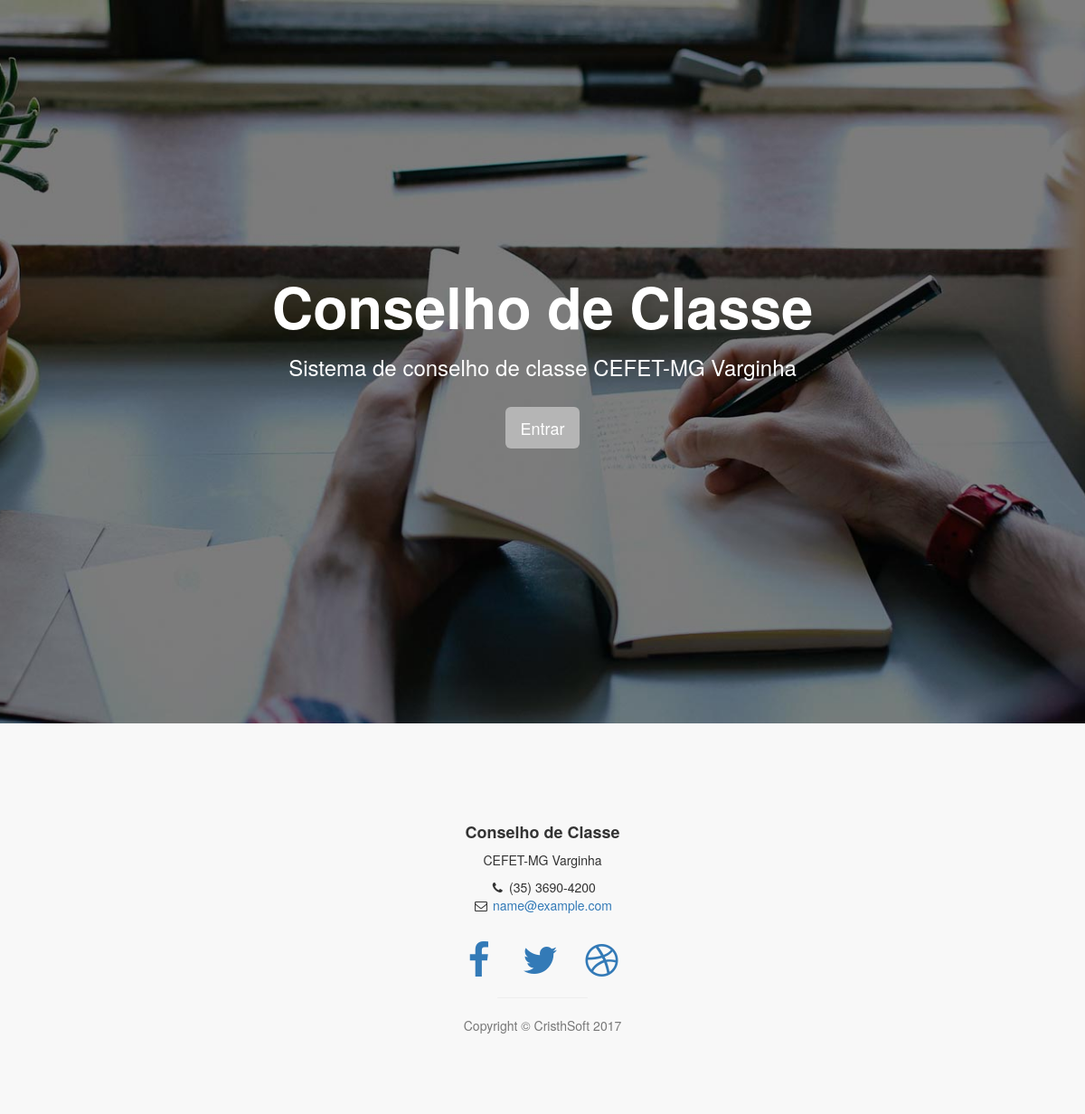
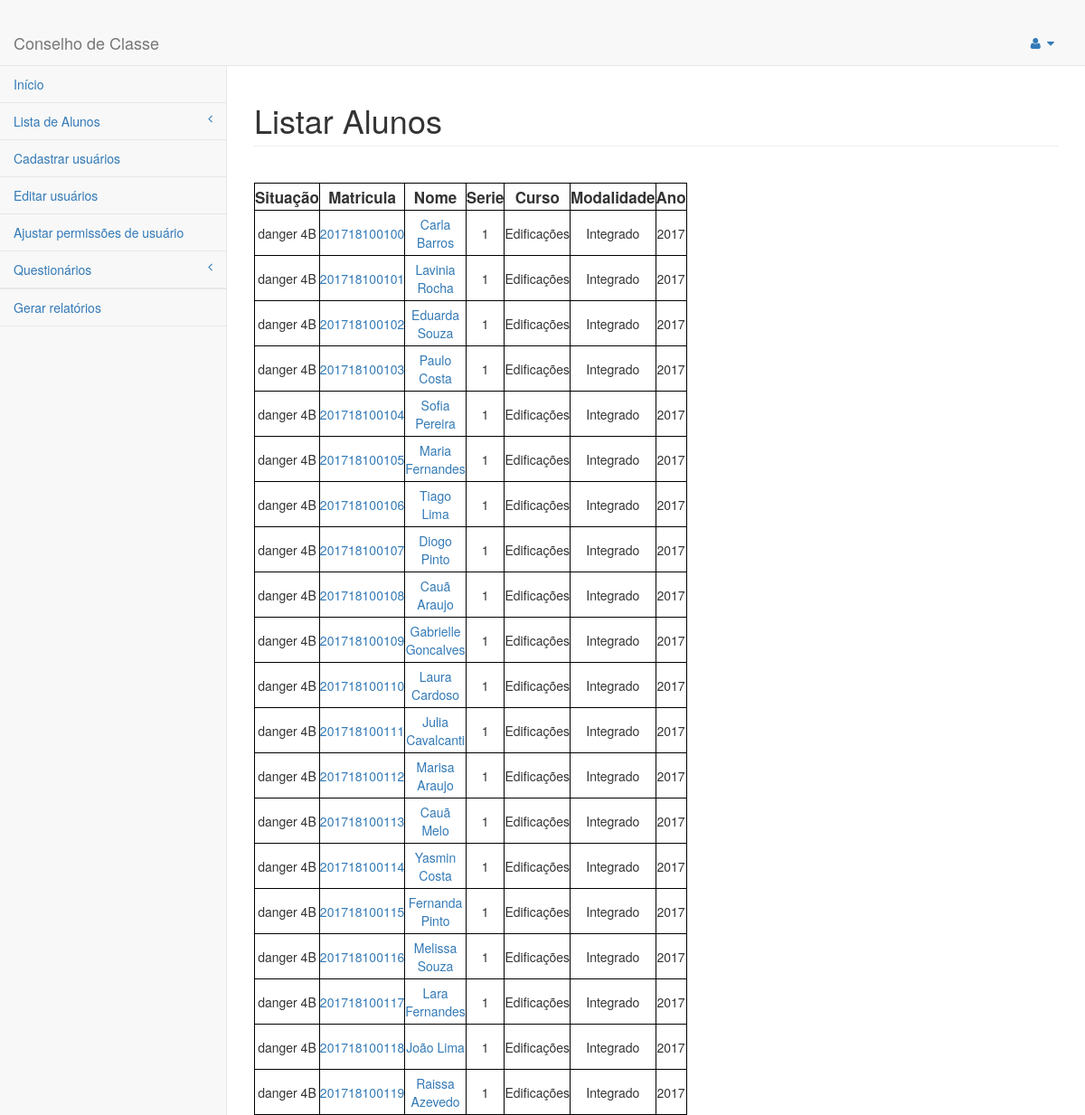
The page /Listar/listar/31/0/0 on the database its author committed (2 pictures, top to bottom).
### tables this page shows
CREATE TABLE `ALUNO` (
  `idALUNO` bigint(20) NOT NULL,
  `NOME` varchar(60) NOT NULL,
  `SITUACAO` int(11) DEFAULT NULL,
  `FOTO` blob
);

CREATE TABLE `TURMA` (
  `idTURMA` int(11) NOT NULL,
  `idCURSO` int(11) NOT NULL,
  `SERIE` int(11) NOT NULL,
  `MODALIDADE` int(2) NOT NULL
);

CREATE TABLE `CURSO` (
  `idCURSO` int(11) NOT NULL,
  `NOME` varchar(45) NOT NULL,
  `MODALIDADE` int(2) NOT NULL
);

CREATE TABLE `MODALIDADE` (
  `idMODALIDADE` int(2) NOT NULL,
  `MODALIDADE` varchar(45) NOT NULL
);

CREATE TABLE `TURMA_has_ALUNO` (
  `ALUNO_idALUNO` bigint(20) NOT NULL,
  `TURMA_idTURMA` int(11) NOT NULL,
  `ANO` int(11) NOT NULL
);

### application/controllers/Listar.php (called while the page is built, shortened)
<?php
    class Listar extends CI_Controller {
        public function __construct(){
            $this->load->library('session');
            if(!$this->session->userdata('login')){
                    $this->load->view('login');
            }
        }
        public function listar($id, $curso, $mod){
			$this->db->select('*');
			$this->db->from('PARAMETRO_DE_RISCO');
			if($id != 0)
				$this->db->where('PARAMETRO_DE_RISCO.idTURMA', $id);
			$this->db->order_by('PARAMETRO_DE_RISCO.NOTA', 'ASC');
			$nota = $this->db->get()->result();
			$this->db->select('*');
			$this->db->from('PARAMETRO_DE_RISCO');
			if($id != 0)
				$this->db->where('PARAMETRO_DE_RISCO.idTURMA', $id);
			$this->db->order_by('PARAMETRO_DE_RISCO.NOTA', 'ASC');
			$freq = $this->db->get()->result();
			$parametros['NOTA'] = $nota[0];
			$parametros['FREQUENCIA'] = $freq[0];
			$this->db->select('ALUNO.NOME AS NOME_ALUNO, ALUNO.idALUNO, TURMA_has_ALUNO.ANO, TURMA.idCURSO, CURSO.idCURSO, TURMA.SERIE, TURMA.MODALIDADE, MODALIDADE.idMODALIDADE, MODALIDADE.MODALIDADE, CURSO.NOME AS NOME_CURSO');
			$this->db->from('ALUNO');
			$this->db->join('TURMA_has_ALUNO', 'TURMA_has_ALUNO.ALUNO_idALUNO = ALUNO.idALUNO', 'inner');
			$this->db->join('TURMA', 'TURMA.idTURMA = TURMA_has_ALUNO.TURMA_idTURMA', 'inner');
			$this->db->join('CURSO', 'CURSO.idCURSO = TURMA.idCURSO', 'inner');
			$this->db->join('MODALIDADE', 'CURSO.MODALIDADE = MODALIDADE.idMODALIDADE', 'inner');
			$ano = date("Y");
			if($id !=0)
				$this->db->where('TURMA.idTURMA', $id);
			$this->db->where('TURMA_has_ALUNO.ANO', $ano);
			$data['TURMA_has_ALUNO'] = $this->db->get()->result();
			foreach($data['TURMA_has_ALUNO'] as &$turma_has_aluno){
				$turma_has_aluno->SITUACAO = 0;
				$this->db->select('
									NOTA.NOTA, NOTA.idALUNO, TURMA_has_ALUNO.TURMA_idTURMA,
									ALUNO.idALUNO, MATERIA.idMATERIA, NOTA.idNOTA, NOTA.BIMESTRE
								 ');
				$this->db->from('NOTA');
				$this->db->join('TURMA_has_ALUNO', 'NOTA.idALUNO = TURMA_has_ALUNO.ALUNO_idALUNO', 'inner');
				$this->db->join('ALUNO', 'TURMA_has_ALUNO.ALUNO_idALUNO = ALUNO.idALUNO', 'inner');
				$this->db->join('MATERIA', 'MATERIA.idMATERIA = NOTA.idMATERIA', 'inner');
				$this->db->where('NOTA.idALUNO', $turma_has_aluno->idALUNO);
				$data['TURMA_has_NOTA'] = $this->db->get()->result();
				$this->db->select('
									FREQUENCIA.FALTAS, FREQUENCIA.idALUNO, TURMA_has_ALUNO.TURMA_idTURMA,
									ALUNO.idALUNO, MATERIA.idMATERIA, FREQUENCIA.idFREQUENCIA, FREQUENCIA.BIMESTRE
								 ');
				$this->db->from('FREQUENCIA');
				$this->db->join('TURMA_has_ALUNO', 'FREQUENCIA.idALUNO = TURMA_has_ALUNO.ALUNO_idALUNO', 'inner');
				$this->db->join('ALUNO', 'TURMA_has_ALUNO.ALUNO_idALUNO = ALUNO.idALUNO', 'inner');
				$this->db->join('MATERIA', 'MATERIA.idMATERIA = FREQUENCIA.idMATERIA', 'inner');
				$this->db->where('FREQUENCIA.idALUNO', $turma_has_aluno->idALUNO);
				$data['TURMA_has_FREQUENCIA'] = $this->db->get()->result();
				foreach($parametros as &$parametro){
					$CONTADOR[1] = 0;
					$CONTADOR[2] = 0;
					$CONTADOR[3] = 0;
					$CONTADOR[4] = 0;
				}
				if($CONTADOR[4] >= $parametro->MATERIAS){
					if($turma_has_aluno->SITUACAO == 0){
						$turma_has_aluno->SITUACAO = 'danger 4B';
					}
				}
			}
			$dat['Tipo'] = $this->session->userdata('tipo');
			if($this->session->userdata('tipo') == 0)
				$this->parser->parse('ajax', $data);
			else
				$this->parser->parse('ajaxCoord', $dat);
            $this->parser->parse("listar", $data);
        }
    }

### index.php (called while the page is built, shortened)
<?php
require_once BASEPATH.'core/CodeIgniter.php';

### application/views/listar.php (the view, shortened to what this page needs)
	<div id="page-wrapper">
		<div class="row">
			<div class="col-lg-12">
				<h1 class="page-header">Listar Alunos</h1>
            </div>
        </div>
    <div class="row" id="principal">
		<div class="col-lg-12 col-md-12 col" id="btn">
			<?php
				echo br()."<table id='myTable'>".
				"<thead><tr>".
				"<th>Situação</th>".
				"<th>Matricula</th>".
				"<th>Nome</th>".
				"<th>Serie</th>".
				"<th>Curso</th>".
				"<th>Modalidade</th>".
				"<th>Ano</th>".
				"</tr></thead><tbody>";
				foreach($TURMA_has_ALUNO as $band){
				echo "<tr><td>". $band->SITUACAO ."</td>".
				"<td>".anchor(base_url('listar/alunoChamada/'. $band->idALUNO), $band->idALUNO). "</td>".
				"<td>".anchor(base_url('listar/alunoChamada/'. $band->idALUNO),$band->NOME_ALUNO). "</td>".
				"<td>".$band->SERIE. "</td>".
				"<td>".$band->NOME_CURSO. "</td>".
				"<td>".$band->MODALIDADE. "</td>".
				"<td>".$band->ANO. "</td>".
				"</tr>";
				}
				echo "</tbody></table>";
			?>
		</div>
			</div>
	</div>
	</body>
</html>

### application/views/login.php (shortened to what this page needs)
<!DOCTYPE html>
<html lang="en">
<head>
    <link href="{url}assets/css/bootstrap.min.css" rel="stylesheet">
    <link href="{url}assets/css/stylish-portfolio.css" rel="stylesheet">
    <link href="{url}assets/font-awesome/css/font-awesome.min.css" rel="stylesheet" type="text/css">
</head>
<body>
    <header id="top" class="header">
        <div class="text-vertical-center">
            <h1>Conselho de Classe</h1>
            <h3>Sistema de conselho de classe CEFET-MG Varginha</h3>
            <br>
            <button type="button" class="btn btn-dark btn-lg" data-toggle="modal" data-target="#login-modal">Entrar</button>
        </div>
    </header>
    <footer>
        <div class="container">
            <div class="row">
                <div class="col-lg-10 col-lg-offset-1 text-center">
                    <h4><strong>Conselho de Classe</strong>
                    </h4>
                    <p>CEFET-MG Varginha</p>
                    <ul class="list-unstyled">
                        <li><i class="fa fa-phone fa-fw"></i> (35) 3690-4200</li>
                        <li><i class="fa fa-envelope-o fa-fw"></i> <a href="mailto:name@example.com">name@example.com</a>
                        </li>
                    </ul>
                    <br>
                    <ul class="list-inline">
                        <li>
                            <a href="https://www.facebook.com/cefetmgvarginha/?hc_ref=SEARCH"><i class="fa fa-facebook fa-fw fa-3x"></i></a>
                        </li>
                        <li>
                            <a href="https://twitter.com/cefet_mg"><i class="fa fa-twitter fa-fw fa-3x"></i></a>
                        </li>
                        <li>
                            <a href="http://www.varginha.cefetmg.br/"><i class="fa fa-dribbble fa-fw fa-3x"></i></a>
                        </li>
                    </ul>
                    <hr class="small">
                    <?php echo '<p class="text-muted">Copyright &copy; CristhSoft '.date("Y").' </p>';
                      ?>
                </div>
            </div>
        </div>
    </footer>
</body>
</html>

### application/views/ajax.php (shortened to what this page needs)
<!DOCTYPE html>
<html lang="en">
<head>
    <link href="{url}assets/css/bootstrap.min.css" rel="stylesheet">
    <link href="{url}assets/css/metisMenu.min.css" rel="stylesheet">
    <link href="{url}assets/css/sb-admin-2.css" rel="stylesheet">
    <link href="{url}assets/css/morris.css" rel="stylesheet">
    <link href="{url}assets/css/font-awesome.min.css" rel="stylesheet" type="text/css">
    <link href="{url}assets/css/estilo.css" rel="stylesheet" type="text/css">
    <link rel="stylesheet" href="http://cdn.datatables.net/responsive/1.0.2/css/dataTables.responsive.css"/>
</head>
<body>
    <div id="wrapper">
        <nav class="navbar navbar-default navbar-static-top" role="navigation" style="margin-bottom: 0">
            <div class="navbar-header">
                <a class="navbar-brand" href="{url}login/loginAsAdm">Conselho de Classe</a>
            </div>
            <ul class="nav navbar-top-links navbar-right">
                <li class="dropdown">
                    <a class="dropdown-toggle" data-toggle="dropdown" href="#">
                        <i class="fa fa-user fa-fw"></i> <i class="fa fa-caret-down"></i>
                    </a>
                </li>
            </ul>
            <div class="navbar-default sidebar" role="navigation">
                <div class="sidebar-nav navbar-collapse" id="btn">
                    <ul class="nav" id="side-menu">
						<li>
                            <a href="{url}Login/telaInicial">Início</a>
                        </li>
                        <li>
                            <a href="{url}Listar/listar/0/0/0">Lista de Alunos<span class="fa arrow"></span></a>
                        </li>
                        <li>
                            <a href="{url}Cadastro/cadastrar">Cadastrar usuários</a>
                        </li>
                        <li>
                            <a href="{url}Cadastro/editar">Editar usuários</a>
                        </li>
                        <li>
                            <a href="{url}Permissao/v_tela_listagem">Ajustar permissões de usuário</a>
                        </li>
                            <li>
                            <a href="{url}Questionario/v_cadastro">Questionários<span class="fa arrow"></span></a>
                        </li>
                        <li>
						 <li>
                            <a href="{url}Relatorio/index/0">Gerar relatórios</a>
                        </li>
                        </li>
                    </ul>
                </div>
            </div>
        </nav>
        <div id="Main">

### assets/css/stylish-portfolio.css (style rules this page uses)
html, body { width: 100%; height: 100%; }
body { font-family: "Source Sans Pro","Helvetica Neue",Helvetica,Arial,sans-serif; }
.text-vertical-center { display: table-cell; text-align: center; vertical-align: middle; }
.text-vertical-center h1 { margin: 0; padding: 0; font-size: 4.5em; font-weight: 700; }
.btn-dark { border-radius: 0; color: #fff; background-color: #B5B5B5; }
#top { color: #fff; }
hr.small { max-width: 100px; }
.header { display: table; position: relative; width: 100%; height: 100%; background: url(../img/banner-bg.jpg) no-repeat center center scroll; -webkit-background-size: cover; -moz-background-size: cover; background-size: cover; -o-background-size: cover; }
footer { padding: 100px 0; }

### assets/css/sb-admin-2.css (style rules this page uses)
body { background-color: #f8f8f8; }
#wrapper { width: 100%; }
#page-wrapper { padding: 0 15px; min-height: 568px; background-color: white; }
@media (min-width: 768px) { #page-wrapper { position: inherit; margin: 0 0 0 250px; padding: 0 30px; border-left: 1px solid #e7e7e7; } }
.navbar-top-links { margin-right: 0; }
.navbar-top-links li { display: inline-block; }
.navbar-top-links li a { padding: 15px; min-height: 50px; }
.sidebar .sidebar-nav.navbar-collapse { padding-left: 0; padding-right: 0; }
.sidebar ul li { border-bottom: 1px solid #e7e7e7; }
.sidebar .arrow { float: right; }
.sidebar .fa.arrow:before { content: "\f104"; }
@media (min-width: 768px) { .sidebar { z-index: 1; position: absolute; width: 250px; margin-top: 51px; } }

### assets/css/estilo.css (style rules this page uses)
table, th, td { border: 1px solid black; text-align: center; }
th { height: 30px; font-size: 17px; }
table { width: 50%; }
td { height:50px; }
#btn { border: none; }

### rows shown on the page
aluno: SITUACAO "danger 4B", idALUNO "201718100100", idALUNO+NOME "Carla Barros", turma.SERIE "1", curso.NOME "Edificações", modalidade.MODALIDADE "Integrado", turma_has_aluno.ANO "2017"
aluno: SITUACAO "danger 4B", idALUNO "201718100101", idALUNO+NOME "Lavinia Rocha", turma.SERIE "1", curso.NOME "Edificações", modalidade.MODALIDADE "Integrado", turma_has_aluno.ANO "2017"
aluno: SITUACAO "danger 4B", idALUNO "201718100102", idALUNO+NOME "Eduarda Souza", turma.SERIE "1", curso.NOME "Edificações", modalidade.MODALIDADE "Integrado", turma_has_aluno.ANO "2017"
aluno: SITUACAO "danger 4B", idALUNO "201718100103", idALUNO+NOME "Paulo Costa", turma.SERIE "1", curso.NOME "Edificações", modalidade.MODALIDADE "Integrado", turma_has_aluno.ANO "2017"
aluno: SITUACAO "danger 4B", idALUNO "201718100104", idALUNO+NOME "Sofia Pereira", turma.SERIE "1", curso.NOME "Edificações", modalidade.MODALIDADE "Integrado", turma_has_aluno.ANO "2017"
aluno: SITUACAO "danger 4B", idALUNO "201718100105", idALUNO+NOME "Maria Fernandes", turma.SERIE "1", curso.NOME "Edificações", modalidade.MODALIDADE "Integrado", turma_has_aluno.ANO "2017"
aluno: SITUACAO "danger 4B", idALUNO "201718100106", idALUNO+NOME "Tiago Lima", turma.SERIE "1", curso.NOME "Edificações", modalidade.MODALIDADE "Integrado", turma_has_aluno.ANO "2017"
aluno: SITUACAO "danger 4B", idALUNO "201718100107", idALUNO+NOME "Diogo Pinto", turma.SERIE "1", curso.NOME "Edificações", modalidade.MODALIDADE "Integrado", turma_has_aluno.ANO "2017"
aluno: SITUACAO "danger 4B", idALUNO "201718100108", idALUNO+NOME "Cauã Araujo", turma.SERIE "1", curso.NOME "Edificações", modalidade.MODALIDADE "Integrado", turma_has_aluno.ANO "2017"
aluno: SITUACAO "danger 4B", idALUNO "201718100109", idALUNO+NOME "Gabrielle Goncalves", turma.SERIE "1", curso.NOME "Edificações", modalidade.MODALIDADE "Integrado", turma_has_aluno.ANO "2017"
aluno: SITUACAO "danger 4B", idALUNO "201718100110", idALUNO+NOME "Laura Cardoso", turma.SERIE "1", curso.NOME "Edificações", modalidade.MODALIDADE "Integrado", turma_has_aluno.ANO "2017"
aluno: SITUACAO "danger 4B", idALUNO "201718100111", idALUNO+NOME "Julia Cavalcanti", turma.SERIE "1", curso.NOME "Edificações", modalidade.MODALIDADE "Integrado", turma_has_aluno.ANO "2017"
aluno: SITUACAO "danger 4B", idALUNO "201718100112", idALUNO+NOME "Marisa Araujo", turma.SERIE "1", curso.NOME "Edificações", modalidade.MODALIDADE "Integrado", turma_has_aluno.ANO "2017"
aluno: SITUACAO "danger 4B", idALUNO "201718100113", idALUNO+NOME "Cauã Melo", turma.SERIE "1", curso.NOME "Edificações", modalidade.MODALIDADE "Integrado", turma_has_aluno.ANO "2017"
aluno: SITUACAO "danger 4B", idALUNO "201718100114", idALUNO+NOME "Yasmin Costa", turma.SERIE "1", curso.NOME "Edificações", modalidade.MODALIDADE "Integrado", turma_has_aluno.ANO "2017"
aluno: SITUACAO "danger 4B", idALUNO "201718100115", idALUNO+NOME "Fernanda Pinto", turma.SERIE "1", curso.NOME "Edificações", modalidade.MODALIDADE "Integrado", turma_has_aluno.ANO "2017"
aluno: SITUACAO "danger 4B", idALUNO "201718100116", idALUNO+NOME "Melissa Souza", turma.SERIE "1", curso.NOME "Edificações", modalidade.MODALIDADE "Integrado", turma_has_aluno.ANO "2017"
aluno: SITUACAO "danger 4B", idALUNO "201718100117", idALUNO+NOME "Lara Fernandes", turma.SERIE "1", curso.NOME "Edificações", modalidade.MODALIDADE "Integrado", turma_has_aluno.ANO "2017"
aluno: SITUACAO "danger 4B", idALUNO "201718100118", idALUNO+NOME "João Lima", turma.SERIE "1", curso.NOME "Edificações", modalidade.MODALIDADE "Integrado", turma_has_aluno.ANO "2017"
aluno: SITUACAO "danger 4B", idALUNO "201718100119", idALUNO+NOME "Raissa Azevedo", turma.SERIE "1", curso.NOME "Edificações", modalidade.MODALIDADE "Integrado", turma_has_aluno.ANO "2017"
